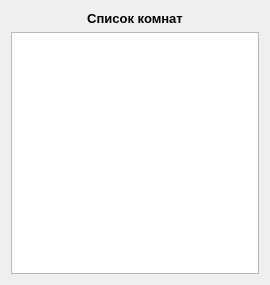
<?xml version="1.0" encoding="UTF-8"?>
<ui version="4.0">
 <class>roomlist</class>
 <widget class="QWidget" name="roomlist">
  <property name="geometry">
   <rect>
    <x>0</x>
    <y>0</y>
    <width>270</width>
    <height>285</height>
   </rect>
  </property>
  <property name="windowTitle">
   <string>Form</string>
  </property>
  <layout class="QGridLayout" name="gridLayout">
   <item row="1" column="0">
    <widget class="QListView" name="listView">
     <property name="font">
      <font>
       <pointsize>14</pointsize>
      </font>
     </property>
    </widget>
   </item>
   <item row="0" column="0">
    <widget class="QLabel" name="label">
     <property name="font">
      <font>
       <pointsize>10</pointsize>
       <weight>75</weight>
       <bold>true</bold>
      </font>
     </property>
     <property name="text">
      <string>Список комнат</string>
     </property>
     <property name="alignment">
      <set>Qt::AlignCenter</set>
     </property>
    </widget>
   </item>
  </layout>
 </widget>
 <resources/>
 <connections/>
</ui>
